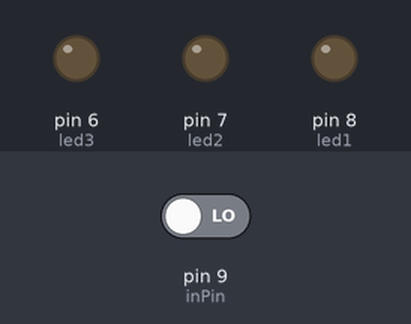
A sketch run on a simulated Arduino Uno, built with avr-gcc and run on an emulated ATmega328P. Parts: output pins drawn as LEDs (lit = HIGH). Dashed ring = blinking. Inputs (shaded band) come from the test bench; at power-on: pin 9 (inPin) LOW.

Above: at 1.2 s.
1.3 s: pin 9 (inPin) driven HIGH
At 1.67 s:
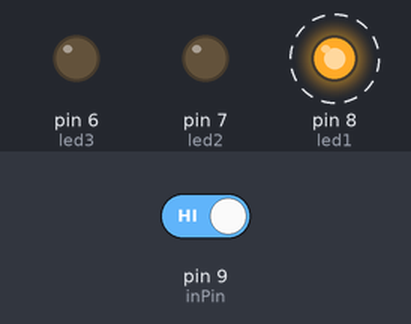
At 2.17 s:
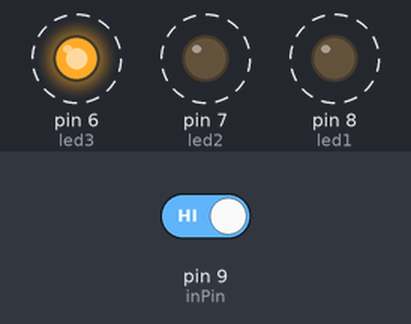
4.3 s: pin 9 (inPin) driven LOW
At 5.6 s:
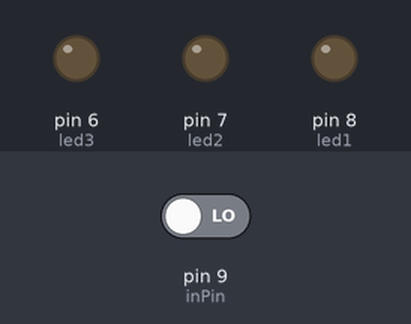
Timing chart, 0 to 7.3 s (numbered marks = the images above; inputs shaded):
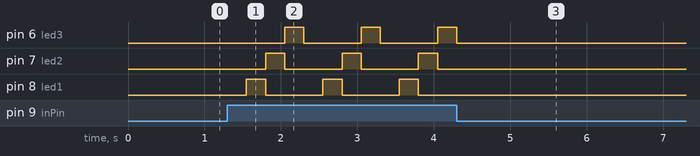

Measured:
- after the input at 1.3 s, pin 6 (led3): alternates HIGH for 0.25 s and LOW for 0.75 s, starting after 0.75 s; pin 7 (led2): alternates HIGH for 0.25 s and LOW for 0.75 s, starting after 0.50 s; pin 8 (led1): alternates HIGH for 0.25 s and LOW for 0.75 s, starting after 0.25 s
- after the input at 4.3 s, pin 6 (led3): goes on until 4.3 s, then stays LOW; pin 7 (led2), pin 8 (led1): stops changing and stays LOW

The sketch:

ThreeButtons.ino
```cpp
int led1 = 8;
int led2 = 7;
int led3 = 6;
int inPin = 9;

void setup() {
  // put your setup code here, to run once:
  pinMode(led1, OUTPUT);
  pinMode(led2, OUTPUT);
  pinMode(led3, OUTPUT);
  pinMode(inPin, INPUT);
}

void loop() {
  // put your main code here, to run repeatedly:
  if(digitalRead(inPin) == HIGH){
      delay(250);
      digitalWrite(led1,HIGH);
      delay(250);
      digitalWrite(led1,LOW);
      digitalWrite(led2,HIGH);
      delay(250);
      digitalWrite(led2,LOW);
      digitalWrite(led3,HIGH);
      delay(250);
      digitalWrite(led3,LOW);

    }
}
```
